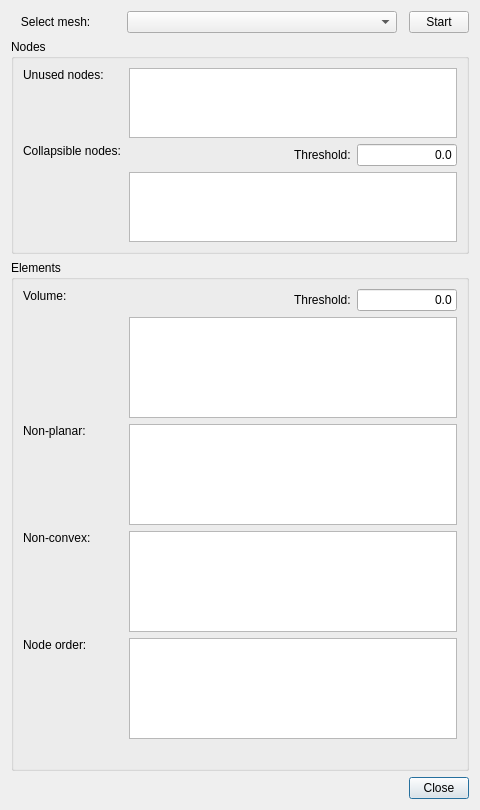
<?xml version="1.0" encoding="UTF-8"?>
<ui version="4.0">
 <class>MeshAnalysis</class>
 <widget class="QDialog" name="MeshAnalysis">
  <property name="geometry">
   <rect>
    <x>0</x>
    <y>0</y>
    <width>480</width>
    <height>810</height>
   </rect>
  </property>
  <property name="minimumSize">
   <size>
    <width>480</width>
    <height>810</height>
   </size>
  </property>
  <property name="maximumSize">
   <size>
    <width>480</width>
    <height>810</height>
   </size>
  </property>
  <property name="windowTitle">
   <string>Mesh Analysis</string>
  </property>
  <layout class="QGridLayout" name="gridLayout">
   <item row="2" column="0" colspan="4">
    <widget class="QGroupBox" name="nodesGroupBox">
     <property name="title">
      <string>Nodes</string>
     </property>
     <layout class="QGridLayout" name="gridLayout_2">
      <item row="0" column="0">
       <widget class="QLabel" name="unusedNodesLabel">
        <property name="minimumSize">
         <size>
          <width>100</width>
          <height>0</height>
         </size>
        </property>
        <property name="maximumSize">
         <size>
          <width>100</width>
          <height>16777215</height>
         </size>
        </property>
        <property name="text">
         <string>Unused nodes:</string>
        </property>
        <property name="alignment">
         <set>Qt::AlignLeading|Qt::AlignLeft|Qt::AlignTop</set>
        </property>
       </widget>
      </item>
      <item row="0" column="1" colspan="3">
       <widget class="QTextEdit" name="unusedNodesText">
        <property name="focusPolicy">
         <enum>Qt::NoFocus</enum>
        </property>
        <property name="readOnly">
         <bool>true</bool>
        </property>
       </widget>
      </item>
      <item row="1" column="2">
       <widget class="QLabel" name="collapsibleNodesThresholdLabel">
        <property name="text">
         <string>Threshold:</string>
        </property>
       </widget>
      </item>
      <item row="1" column="0">
       <widget class="QLabel" name="collapsibleNodesLabel">
        <property name="minimumSize">
         <size>
          <width>100</width>
          <height>0</height>
         </size>
        </property>
        <property name="maximumSize">
         <size>
          <width>100</width>
          <height>16777215</height>
         </size>
        </property>
        <property name="text">
         <string>Collapsible nodes:</string>
        </property>
        <property name="alignment">
         <set>Qt::AlignLeading|Qt::AlignLeft|Qt::AlignTop</set>
        </property>
       </widget>
      </item>
      <item row="1" column="3">
       <widget class="QLineEdit" name="collapsibleNodesThreshold">
        <property name="maximumSize">
         <size>
          <width>100</width>
          <height>16777215</height>
         </size>
        </property>
        <property name="toolTip">
         <string>Minimum distance for nodes to be not considered identical.</string>
        </property>
        <property name="statusTip">
         <string/>
        </property>
        <property name="whatsThis">
         <string/>
        </property>
        <property name="text">
         <string>0.0</string>
        </property>
        <property name="alignment">
         <set>Qt::AlignRight|Qt::AlignTrailing|Qt::AlignVCenter</set>
        </property>
       </widget>
      </item>
      <item row="1" column="1">
       <spacer name="horizontalSpacer">
        <property name="orientation">
         <enum>Qt::Horizontal</enum>
        </property>
        <property name="sizeHint" stdset="0">
         <size>
          <width>40</width>
          <height>20</height>
         </size>
        </property>
       </spacer>
      </item>
      <item row="2" column="1" colspan="3">
       <widget class="QTextEdit" name="collapsibleNodesText">
        <property name="focusPolicy">
         <enum>Qt::NoFocus</enum>
        </property>
        <property name="readOnly">
         <bool>true</bool>
        </property>
       </widget>
      </item>
     </layout>
    </widget>
   </item>
   <item row="1" column="0">
    <widget class="QLabel" name="meshListLabel">
     <property name="minimumSize">
      <size>
       <width>110</width>
       <height>0</height>
      </size>
     </property>
     <property name="maximumSize">
      <size>
       <width>110</width>
       <height>16777215</height>
      </size>
     </property>
     <property name="text">
      <string>   Select mesh:</string>
     </property>
    </widget>
   </item>
   <item row="5" column="3">
    <widget class="QPushButton" name="closeButton">
     <property name="maximumSize">
      <size>
       <width>60</width>
       <height>16777215</height>
      </size>
     </property>
     <property name="text">
      <string>Close</string>
     </property>
    </widget>
   </item>
   <item row="1" column="1">
    <widget class="QComboBox" name="meshListBox">
     <property name="sizePolicy">
      <sizepolicy hsizetype="Expanding" vsizetype="Fixed">
       <horstretch>0</horstretch>
       <verstretch>0</verstretch>
      </sizepolicy>
     </property>
    </widget>
   </item>
   <item row="1" column="3">
    <widget class="QPushButton" name="startButton">
     <property name="maximumSize">
      <size>
       <width>60</width>
       <height>16777215</height>
      </size>
     </property>
     <property name="text">
      <string>Start</string>
     </property>
    </widget>
   </item>
   <item row="3" column="0" colspan="4">
    <widget class="QGroupBox" name="elementsGroupBox">
     <property name="title">
      <string>Elements</string>
     </property>
     <layout class="QGridLayout" name="gridLayout_3">
      <item row="2" column="0">
       <widget class="QLabel" name="nonPlanarLabel">
        <property name="minimumSize">
         <size>
          <width>100</width>
          <height>0</height>
         </size>
        </property>
        <property name="maximumSize">
         <size>
          <width>100</width>
          <height>16777215</height>
         </size>
        </property>
        <property name="text">
         <string>Non-planar:</string>
        </property>
        <property name="alignment">
         <set>Qt::AlignLeading|Qt::AlignLeft|Qt::AlignTop</set>
        </property>
       </widget>
      </item>
      <item row="0" column="1">
       <spacer name="horizontalSpacer_2">
        <property name="orientation">
         <enum>Qt::Horizontal</enum>
        </property>
        <property name="sizeHint" stdset="0">
         <size>
          <width>40</width>
          <height>20</height>
         </size>
        </property>
       </spacer>
      </item>
      <item row="4" column="0">
       <widget class="QLabel" name="nodeOrderLabel">
        <property name="text">
         <string>Node order:</string>
        </property>
        <property name="alignment">
         <set>Qt::AlignLeading|Qt::AlignLeft|Qt::AlignTop</set>
        </property>
       </widget>
      </item>
      <item row="3" column="0">
       <widget class="QLabel" name="nonConvexLabel">
        <property name="minimumSize">
         <size>
          <width>100</width>
          <height>0</height>
         </size>
        </property>
        <property name="maximumSize">
         <size>
          <width>100</width>
          <height>16777215</height>
         </size>
        </property>
        <property name="text">
         <string>Non-convex:</string>
        </property>
        <property name="alignment">
         <set>Qt::AlignLeading|Qt::AlignLeft|Qt::AlignTop</set>
        </property>
       </widget>
      </item>
      <item row="0" column="2">
       <widget class="QLabel" name="zeroVolumeThresholdLabel">
        <property name="text">
         <string>Threshold:</string>
        </property>
       </widget>
      </item>
      <item row="0" column="3">
       <widget class="QLineEdit" name="zeroVolumeThreshold">
        <property name="maximumSize">
         <size>
          <width>100</width>
          <height>16777215</height>
         </size>
        </property>
        <property name="toolTip">
         <string>Minimum volume of elements to be not considered faulty.</string>
        </property>
        <property name="text">
         <string>0.0</string>
        </property>
        <property name="alignment">
         <set>Qt::AlignRight|Qt::AlignTrailing|Qt::AlignVCenter</set>
        </property>
       </widget>
      </item>
      <item row="1" column="1" colspan="3">
       <widget class="QTextEdit" name="zeroVolumeText">
        <property name="focusPolicy">
         <enum>Qt::NoFocus</enum>
        </property>
        <property name="readOnly">
         <bool>true</bool>
        </property>
       </widget>
      </item>
      <item row="2" column="1" colspan="3">
       <widget class="QTextEdit" name="nonPlanarText">
        <property name="focusPolicy">
         <enum>Qt::NoFocus</enum>
        </property>
        <property name="readOnly">
         <bool>true</bool>
        </property>
       </widget>
      </item>
      <item row="3" column="1" colspan="3">
       <widget class="QTextEdit" name="nonConvexText">
        <property name="focusPolicy">
         <enum>Qt::NoFocus</enum>
        </property>
        <property name="readOnly">
         <bool>true</bool>
        </property>
       </widget>
      </item>
      <item row="4" column="1" colspan="3">
       <widget class="QTextEdit" name="nodeOrderText">
        <property name="focusPolicy">
         <enum>Qt::NoFocus</enum>
        </property>
        <property name="readOnly">
         <bool>true</bool>
        </property>
       </widget>
      </item>
      <item row="0" column="0">
       <widget class="QLabel" name="zeroVolumeLabel">
        <property name="minimumSize">
         <size>
          <width>100</width>
          <height>0</height>
         </size>
        </property>
        <property name="maximumSize">
         <size>
          <width>100</width>
          <height>16777215</height>
         </size>
        </property>
        <property name="text">
         <string>Volume:</string>
        </property>
        <property name="alignment">
         <set>Qt::AlignLeading|Qt::AlignLeft|Qt::AlignTop</set>
        </property>
       </widget>
      </item>
      <item row="5" column="0" colspan="4">
       <widget class="QLabel" name="meshHoleOutputLabel">
        <property name="text">
         <string/>
        </property>
       </widget>
      </item>
     </layout>
    </widget>
   </item>
  </layout>
 </widget>
 <tabstops>
  <tabstop>meshListBox</tabstop>
  <tabstop>collapsibleNodesThreshold</tabstop>
  <tabstop>zeroVolumeThreshold</tabstop>
  <tabstop>startButton</tabstop>
  <tabstop>closeButton</tabstop>
  <tabstop>unusedNodesText</tabstop>
  <tabstop>collapsibleNodesText</tabstop>
  <tabstop>zeroVolumeText</tabstop>
  <tabstop>nonPlanarText</tabstop>
  <tabstop>nonConvexText</tabstop>
  <tabstop>nodeOrderText</tabstop>
 </tabstops>
 <resources/>
 <connections/>
</ui>
